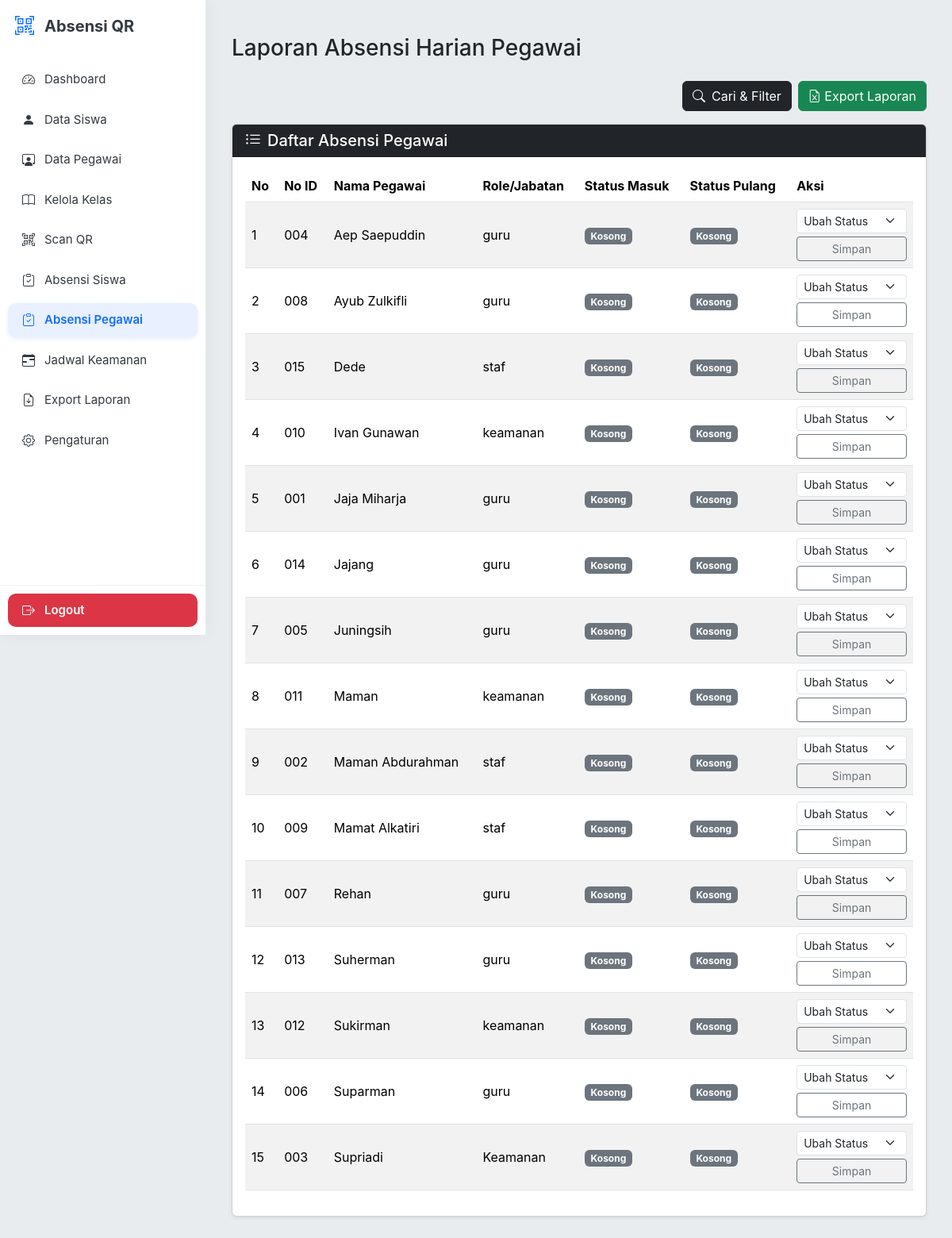
The app's page /absensi_pegawai/ (signed in) with its own data.
### models.py (models this page shows, shortened)
class Pegawai(db.Model):
    __tablename__ = 'pegawai'
    id: Mapped[int] = mapped_column(Integer, primary_key=True)
    no_id: Mapped[str] = mapped_column(String(20), unique=True, nullable=False)
    nama: Mapped[str] = mapped_column(String(100), nullable=False)
    role: Mapped[str] = mapped_column(String(20), nullable=False)  # 'guru', 'staf', 'keamanan'
    shift: Mapped[str] = mapped_column(String(10), nullable=True) # Shift default/terakhir
    qr_path: Mapped[str] = mapped_column(String(200))
    absensi_list: Mapped[list["AbsensiPegawai"]] = relationship(back_populates="pegawai_relasi")
    jadwal_keamanan_list: Mapped[list["JadwalKeamanan"]] = relationship(back_populates="pegawai_relasi")

### absensi_pegawai_routes.py (the view, shortened to what this page needs)
@absensi_pegawai_bp.route("/", methods=["GET"])
def absensi_pegawai():
    auth_check = check_admin_session()
    if auth_check:
        return auth_check
    hari_ini = datetime.today().date()
    role_filter = request.args.get("role_filter")
    cari_nama = request.args.get("cari_nama")
    status_filter = request.args.get("status")
    pegawai_query = Pegawai.query
    if cari_nama:
        pegawai_query = pegawai_query.filter(Pegawai.nama.ilike(f"%{cari_nama}%"))
    if role_filter:
        pegawai_query = pegawai_query.filter(Pegawai.role == role_filter)
    semua_pegawai = pegawai_query.order_by(Pegawai.nama.asc()).all()
    absensi_hari_ini = AbsensiPegawai.query.filter(AbsensiPegawai.tanggal == hari_ini).all()
    absensi_dict = {}
    data_absensi = []
    for pegawai in semua_pegawai:
        data_pegawai = {
            "pegawai": pegawai,
            "masuk": absensi_dict.get(pegawai.no_id, {}).get('masuk'),
            "pulang": absensi_dict.get(pegawai.no_id, {}).get('pulang')
        }
        if status_filter:
            pegawai_status = data_pegawai['masuk'].status if data_pegawai['masuk'] else 'Alfa'
            if pegawai_status == status_filter or (status_filter == 'Alfa' and not data_pegawai['masuk']):
                data_absensi.append(data_pegawai)
        else:
            data_absensi.append(data_pegawai)
    data_absensi_terurut = sorted(
        data_absensi,
        key=lambda item: (item['masuk'] is None, item['masuk'].waktu if item['masuk'] else None)
    )
    return render_template(
        "absensi_pegawai.html",
        data_absensi=data_absensi_terurut,
        role_filter=role_filter,
        cari_nama=cari_nama,
        status=status_filter
    )

### utils.py (called while the page is built)
def check_admin_session():
    if "admin" not in session:
        flash("Silakan login terlebih dahulu.", "warning")
        return redirect(url_for("login"))  # arahkan ke route login utama
    return None

### templates/absensi_pegawai.html (shortened to what this page needs)
{% extends "base.html" %}
{% block content %}
<div class="container my-4">
    <h3 class="mb-4">Laporan Absensi Harian Pegawai</h3>
    <div class="d-flex justify-content-end mb-3 gap-2">
        <button type="button" class="btn btn-dark" data-bs-toggle="modal" data-bs-target="#filterModal">
            <i class="bi bi-search me-2"></i>Cari & Filter
        </button>
        <a href="{{ url_for('export_bp.export_laporan') }}" class="btn btn-success">
            <i class="bi bi-file-earmark-excel"></i> Export Laporan
        </a>
    </div>
    <div class="card shadow-sm">
        <div class="card-header bg-dark text-white d-flex justify-content-between align-items-center">
            <h5 class="mb-0"><i class="bi bi-list-ul me-2"></i>Daftar Absensi Pegawai</h5>
        </div>
        <div class="card-body">
            <div class="table-responsive">
                <table class="table table-striped table-hover align-middle" id="absensiPegawaiTable">
                    <thead class="bg-dark text-white">
                        <tr>
                            <th>No</th>
                            <th>No ID</th>
                            <th>Nama Pegawai</th>
                            <th>Role/Jabatan</th>
                            <th>Status Masuk</th>
                            <th>Status Pulang</th>
                            <th>Aksi</th>
                        </tr>
                    </thead>
                    <tbody>
                        {% for item in data_absensi %}
                        <tr>
                            <td>{{ loop.index }}</td>
                            <td>{{ item.pegawai.no_id }}</td>
                            <td>{{ item.pegawai.nama }}</td>
                            <td>{{ item.pegawai.role }}</td>
                            <td>
                                {% if item.masuk %}
                                    <span class="badge bg-{{ item.masuk.status | get_badge_color }}">{{ item.masuk.status }}</span>
                                    {% if item.masuk.waktu %}
                                        <br><small class="text-muted">{{ item.masuk.waktu.strftime('%H:%M') }}</small>
                                    {% endif %}
                                {% else %}
                                    <span class="badge bg-secondary">Kosong</span>
                                {% endif %}
                            </td>
                            <td>
                                {% if item.pulang %}
                                    <span class="badge bg-{{ item.pulang.status | get_badge_color }}">{{ item.pulang.status }}</span>
                                    {% if item.pulang.waktu %}
                                        <br><small class="text-muted">{{ item.pulang.waktu.strftime('%H:%M') }}</small>
                                    {% endif %}
                                {% elif item.masuk and item.masuk.jenis_absen in ['masuk', 'lainnya'] and item.masuk.status == 'Hadir' %}
                                    <span class="badge bg-warning text-dark">Belum Pulang</span>
                                {% else %}
                                    <span class="badge bg-secondary">Kosong</span>
                                {% endif %}
                            </td>
                            <td>
                                <form action="{{ url_for('absensi_pegawai_bp.update_absensi_pegawai', no_id=item.pegawai.no_id) }}" method="POST">
                                    <select name="status" class="form-select form-select-sm mb-1" required>
                                        <option value="" disabled selected>Ubah Status</option>
                                    </select>
                                    <button type="submit" class="btn btn-sm btn-outline-secondary w-100">Simpan</button>
                                </form>
                            </td>
                        </tr>
                        {% else %}
                        <tr>
                            <td colspan="7" class="text-center text-muted py-3">Tidak ada data pegawai ditemukan.</td>
                        </tr>
                        {% endfor %}
                    </tbody>
                </table>
            </div>
        </div>
    </div>
</div>
{% endblock %}

### templates/base.html (style rules this page uses)
body { background-color: #e9ecef; font-family: 'Inter', 'Segoe UI', Tahoma, Geneva, Verdana, sans-serif; margin: 0; padding: 0; }
:root { --sidebar-width: 260px; --sidebar-width-collapsed: 70px; --sidebar-bg: #ffffff; --sidebar-shadow: 0 0 20px rgba(0, 0, 0, 0.05); --text-color: #343a40; --active-color: #0d6efd; --active-bg: #e9f0ff; --logout-bg: #dc3545; --logout-hover-bg: #c82333; }

### records on screen
Pegawai: pegawai.no_id "004", pegawai.nama "Aep Saepuddin", pegawai.role "guru"
Pegawai: pegawai.no_id "008", pegawai.nama "Ayub Zulkifli", pegawai.role "guru"
Pegawai: pegawai.no_id "015", pegawai.nama "Dede", pegawai.role "staf"
Pegawai: pegawai.no_id "010", pegawai.nama "Ivan Gunawan", pegawai.role "keamanan"
Pegawai: pegawai.no_id "001", pegawai.nama "Jaja Miharja", pegawai.role "guru"
Pegawai: pegawai.no_id "014", pegawai.nama "Jajang", pegawai.role "guru"
Pegawai: pegawai.no_id "005", pegawai.nama "Juningsih", pegawai.role "guru"
Pegawai: pegawai.no_id "011", pegawai.nama "Maman", pegawai.role "keamanan"
Pegawai: pegawai.no_id "002", pegawai.nama "Maman Abdurahman", pegawai.role "staf"
Pegawai: pegawai.no_id "009", pegawai.nama "Mamat Alkatiri", pegawai.role "staf"
Pegawai: pegawai.no_id "007", pegawai.nama "Rehan", pegawai.role "guru"
Pegawai: pegawai.no_id "013", pegawai.nama "Suherman", pegawai.role "guru"
Pegawai: pegawai.no_id "012", pegawai.nama "Sukirman", pegawai.role "keamanan"
Pegawai: pegawai.no_id "006", pegawai.nama "Suparman", pegawai.role "guru"
Pegawai: pegawai.no_id "003", pegawai.nama "Supriadi", pegawai.role "Keamanan"
